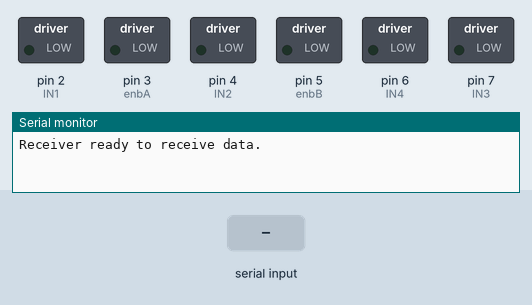
Simulated run of this sketch. Board: Arduino Uno, built with avr-gcc and run on an emulated ATmega328P. Parts: switched loads named in the sketch (green lamp = pin HIGH), the last lines printed to the serial monitor. Inputs (shaded band) come from the test bench.

Above: at 1.2 s.
1.3 s: "forward\n" received over the second serial link
At 2.0 s:
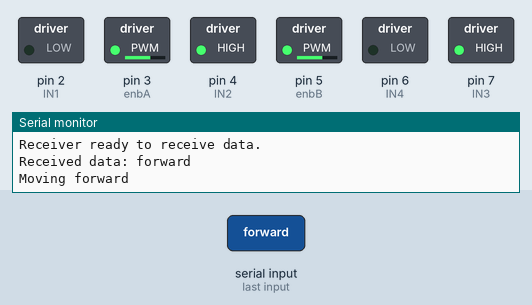
2.8 s: "backward\n" received over the second serial link
At 3.1 s:
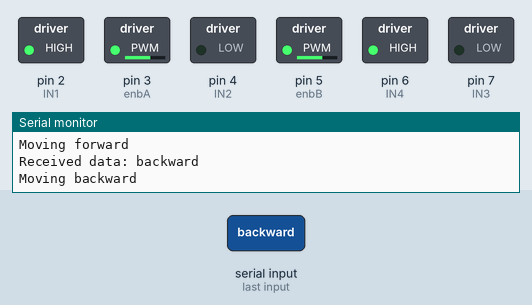
4.3 s: "left\n" received over the second serial link
At 5.4 s:
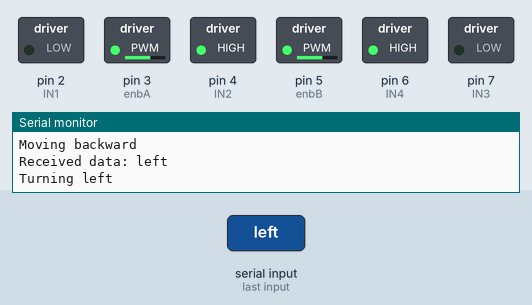
5.8 s: "right\n" received over the second serial link
At 6.6 s:
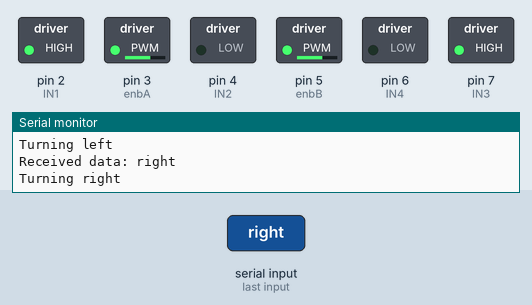
7.3 s: "stop\n" received over the second serial link
At 7.7 s:
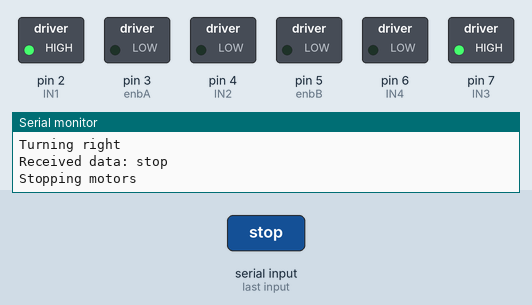
Timing chart, 0 to 9.8 s (numbered marks = the images above; inputs shaded):
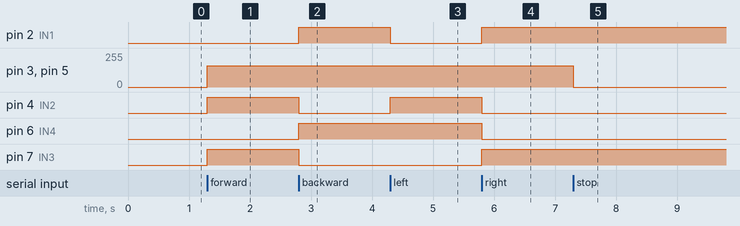

Measured:
- after the input at 1.3 s, pin 3 (enbA), pin 5 (enbB): 0/255 → 160/255 at once; pin 4 (IN2), pin 7 (IN3): LOW → HIGH at once
- after the input at 2.8 s, pin 2 (IN1), pin 6 (IN4): LOW → HIGH at once; pin 4 (IN2), pin 7 (IN3): HIGH → LOW at once
- after the input at 4.3 s, pin 2 (IN1): HIGH → LOW at once; pin 4 (IN2): LOW → HIGH at once
- after the input at 5.8 s, pin 2 (IN1), pin 7 (IN3): LOW → HIGH at once; pin 4 (IN2), pin 6 (IN4): HIGH → LOW at once
- after the input at 7.3 s, pin 3 (enbA), pin 5 (enbB): 160/255 → 0/255 at once

The sketch:

receiver.ino
```cpp
#include <SoftwareSerial.h>

SoftwareSerial HC05(8, 9);
const int enbA = 3;
const int enbB = 5;

const int IN1 = 2;
const int IN2 = 4;
const int IN3 = 7;
const int IN4 = 6;

int RightSpd = 160;
int LeftSpd = 160;

String receivedData = "";

void setup() {
  Serial.begin(9600);
  HC05.begin(9600);
  Serial.println("Receiver ready to receive data.");

  pinMode(enbA, OUTPUT);
  pinMode(enbB, OUTPUT);
  pinMode(IN1, OUTPUT);
  pinMode(IN2, OUTPUT);
  pinMode(IN3, OUTPUT);
  pinMode(IN4, OUTPUT);
}

void loop() {
  while (HC05.available()) {
    char incomingChar = HC05.read();
    receivedData += incomingChar;

    if (incomingChar == '\n') {
      receivedData.trim();
      Serial.print("Received data: ");
      Serial.println(receivedData);

      if (receivedData == "forward") {
        Serial.println("Moving forward");
        moveForward();
      }
      else if (receivedData == "backward") {
        Serial.println("Moving backward");
        moveBackward();
      }
      else if (receivedData == "left") {
        Serial.println("Turning left");
        moveLeft();
      }
      else if (receivedData == "right") {
        Serial.println("Turning right");
        moveRight();
      }
      else if (receivedData == "stop") {
        Serial.println("Stopping motors");
        stopMotors();
      }
      else {
        Serial.println("Invalid command received");
      }

      receivedData = "";
    }
  }
}

void moveForward() {
  digitalWrite(IN1, LOW);
  digitalWrite(IN2, HIGH);
  digitalWrite(IN3, HIGH);
  digitalWrite(IN4, LOW);
  analogWrite(enbA, RightSpd);
  analogWrite(enbB, LeftSpd);
}

void moveBackward() {
  digitalWrite(IN1, HIGH);
  digitalWrite(IN2, LOW);
  digitalWrite(IN3, LOW);
  digitalWrite(IN4, HIGH);
  analogWrite(enbA, RightSpd);
  analogWrite(enbB, LeftSpd);
}

void moveLeft() {
  digitalWrite(IN1, LOW);
  digitalWrite(IN2, HIGH);
  digitalWrite(IN3, LOW);
  digitalWrite(IN4, HIGH);
  analogWrite(enbA, RightSpd);
  analogWrite(enbB, LeftSpd);
}

void moveRight() {
  digitalWrite(IN1, HIGH);
  digitalWrite(IN2, LOW);
  digitalWrite(IN3, HIGH);
  digitalWrite(IN4, LOW);
  analogWrite(enbA, RightSpd);
  analogWrite(enbB, LeftSpd);
}

void stopMotors() {
  analogWrite(enbA, 0);
  analogWrite(enbB, 0);
}
```
